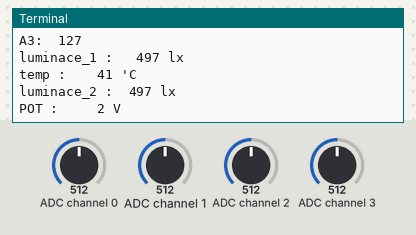
The program below on a simulated Raspberry Pi (BCM pin numbers). Shown: the last lines printed to the terminal. Inputs (shaded band) come from the test bench; at power-on: ADC channel 0 = 512, ADC channel 1 = 512, ADC channel 3 = 512, ADC channel 2 = 512 (analog values on the 0–1023 scale).

Above: at 1.2 s.
1.3 s: ADC channel 0 set to 306
At 2.8 s:
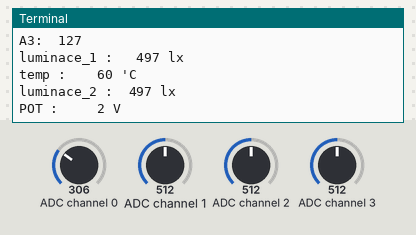
4.5 s: ADC channel 1 set to 30
At 5.7 s:
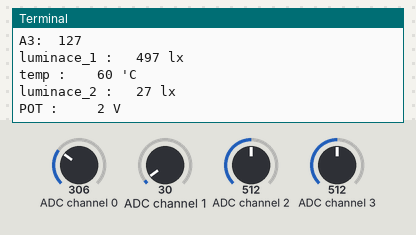
7.5 s: ADC channel 3 set to 30
11.5 s: ADC channel 0 set to 30
At 12.9 s:
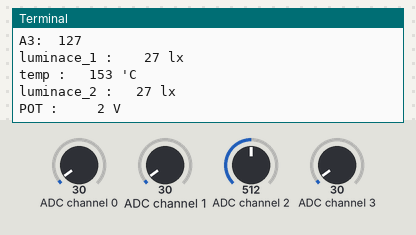
14.5 s: ADC channel 2 set to 716
At 15.6 s:
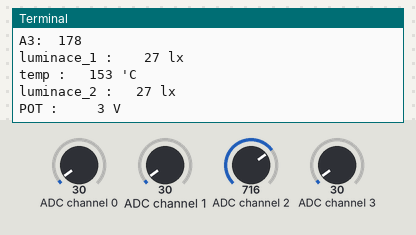
16.0 s: ADC channel 1 set to 306
At 16.5 s:
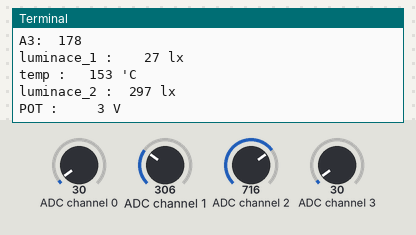
Timing chart, 0 to 18.5 s (numbered marks = the images above; inputs shaded):
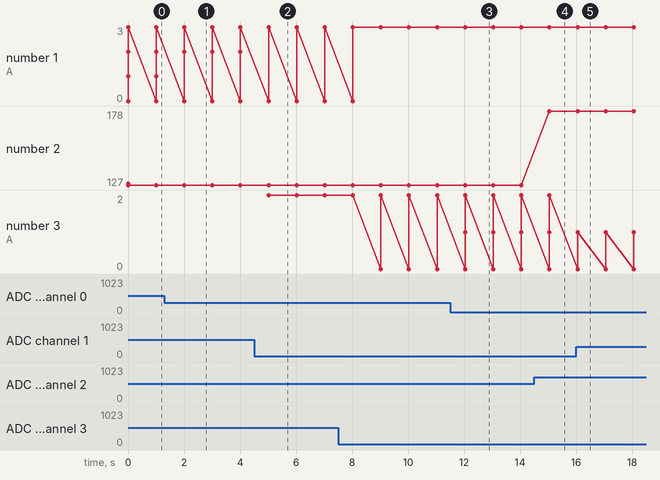

The program:

pff8591.py
```python
# python2 version execute

import smbus
import time
import math

address = 0x48
A0 = 0x40
A1 = 0x41
A2 = 0x42
A3 = 0x43

bus = smbus.SMBus(1)
while True:
    bus.write_byte(address, A0)
    a0_in = bus.read_byte(address)
    bus.write_byte(address, A1)
    a1_in = bus.read_byte(address)
    bus.write_byte(address, A2)
    a2_in = bus.read_byte(address)
    bus.write_byte(address, A3)
    a3_in = bus.read_byte(address)
    print("A0:%5d" % a0_in)
    print("A1:%5d" % a1_in)
    print("A2:%5d" % a2_in)
    print("A3:%5d" % a3_in)

    # LDR0
    a0_lux = 3.92 * a0_in

    # temp
    Vr = 3.3 * a1_in / 255
    Rt = 10000 * Vr / (5 - Vr)
    a1_temp = 1/(((math.log(Rt/10000)/3950) + (1/(273.15+25))))
    a1_temp = a1_temp - 273.15

    # LDR2
    a2_lux = 3.92 * a2_in

    # Potentio
    a3_volt = 0.02 * a3_in

    print("luminace_1 : %5d lx" % a0_lux)
    print("temp : %5d 'C" % a1_temp)
    print("luminace_2 :%5d lx" % a2_lux)
    print("POT : %5d V" % a3_volt)
    time.sleep(1)
```

Measured:
- after the input at 1.3 s, the terminal: prints a new line after 0.71 s (image 1)
- after the input at 4.5 s, the terminal: prints a new line after 0.52 s (image 2)
- after the input at 11.5 s, the terminal: prints a new line after 0.54 s (image 3)
- after the input at 14.5 s, the terminal: prints a new line after 0.55 s (image 4)
- after the input at 16.0 s, the terminal: prints a new line after 0.05 s (image 5)
- plotted number 2: 127 → 178 after the input at 14.5 s
